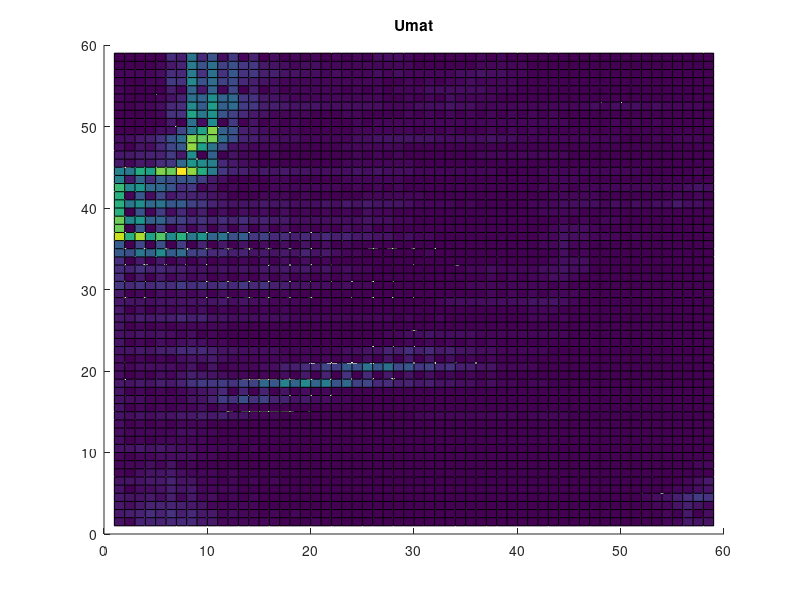
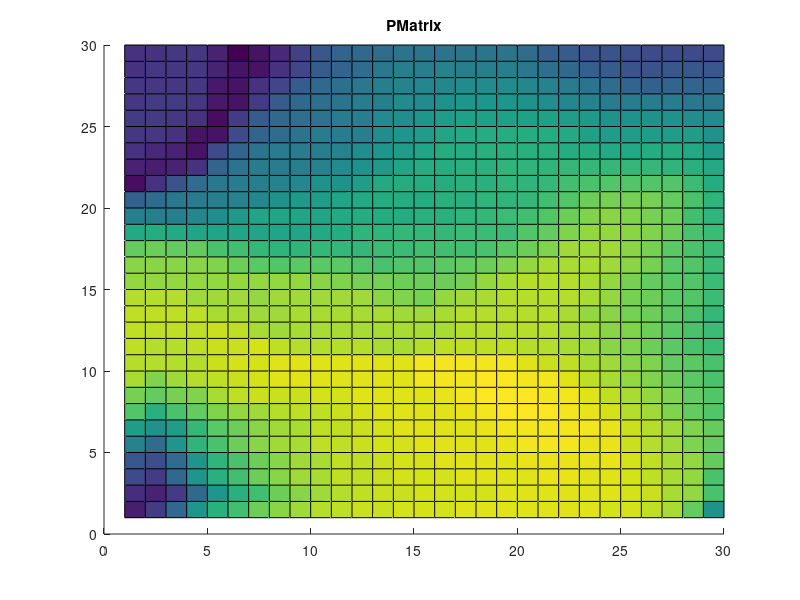
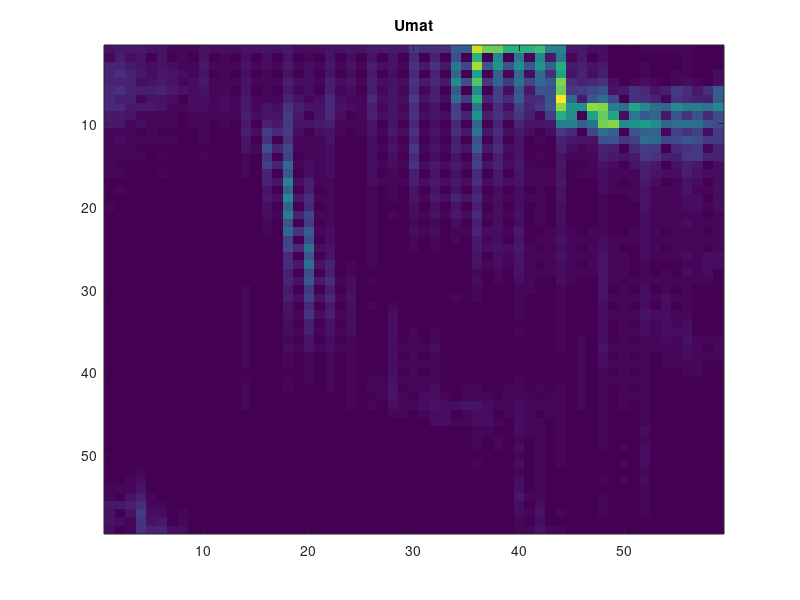
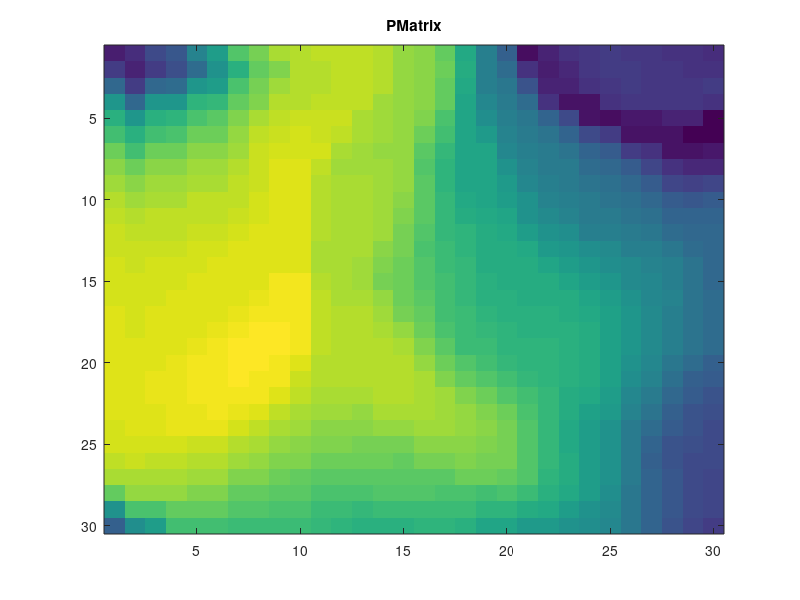

Reproduce these figures in MATLAB, in order. (Note: this script raises an error after producing the figures.)
load('umat.csv');
load('watershed.csv');
load('watershed_filter.csv');
load('umatfilter.csv');
load('pmatrix.csv');
load('codebook.csv');
load('ustar.csv');
load('data.csv');
load('codebook_init.csv');
load('umultsch.csv');
load('ustarw.csv');
load('immersion.csv');
load('simulation.csv');

figure;surface(umat);
title('Umat');
figure;surface(pmatrix);
title('PMatrix');

figure;imagesc(umat');
title('Umat');
figure;imagesc(pmatrix');
title('PMatrix');
%figure;imagesc(watershed);
%title('Watershed');
%figure;imagesc(watershed_filter);
%title('Watershed filter');
figure;surface(umatfilter);
title('Umat filter');
figure;surface(ustar);
figure;imagesc(ustar');
%title('UStar');
figure;surface(umultsch);
title('UMatrix Ultsch');
figure;surface(ustarw);
title('UStar Watershed');
figure;imagesc(ustarw);
figure;surface(immersion);
title('Immersion');

figure;plot(data(:,1), data(:,2), '*b');
hold on;
plot(codebook_init(:,1), codebook_init(:,2), '*r');
title('Codebook Initial vs Input');

figure;plot(data(:,1), data(:,2), '*b');
hold on;
plot(codebook(:,1), codebook(:,2),'*r');
title('Codebook vs Input');

figure;gscatter(data(:,1), data(:,2), data(:,3), simulation);

figure;plot3(data(:,1), data(:,2), data(:,3), '*b');
hold on;
plot3(codebook(:,1), codebook(:,2), codebook(:,3), '*r');
title('Codebook vs Input');

% 
% figure;plot3(data(:,1), data(:,2), data(:,3), '*b');
% hold on;
% plot3(codebook(:,1), codebook(:,2), codebook(:,3), '*r');
% title('Codebook vs Input');
